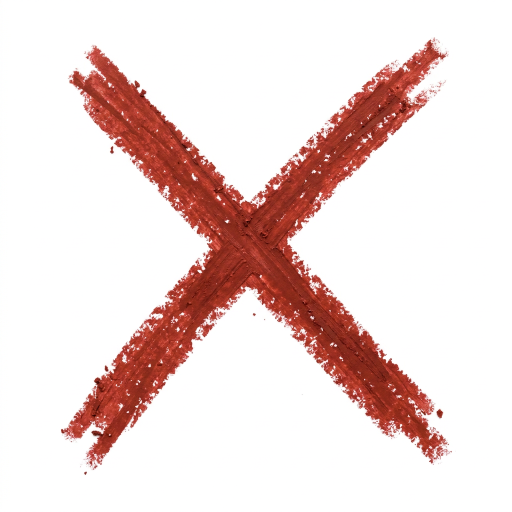
#> input picture assets/ui/crayon-x-higgsfield-original.png, 1024 x 1024 px, found by its file name (shown at 1/2 size)
$ python cut-crayon-x.py
#> lines starting #> are read from the running program, lines starting #| are printed output that depends on the picture
"""Cut assets/ui/crayon-x-higgsfield-original.png (a red crayon X on white) into two transparent strokes:
crayon-x-1.png (top-left to bottom-right, drawn first) and crayon-x-2.png (top-right to bottom-left).
Alpha comes from how far a pixel is from white; each pixel goes to the stroke whose centre line is nearer,
except that the first stroke keeps its whole band (the crossing), so it is whole once drawn."""
from PIL import Image

SRC = 'assets/ui/crayon-x-higgsfield-original.png'
INK = (164, 53, 44)          # #A4352C, the board's red
# the strokes' centre lines in the original (eyeballed ends)
A = ((165, 140), (880, 900))
B = ((875, 95), (140, 880))
SIZE = 240
HALF = 64                    # the first stroke keeps its whole width, the crossing included

def dist(p, line):
    (x1, y1), (x2, y2) = line
    dx, dy = x2 - x1, y2 - y1
    return abs(dy * (p[0] - x1) - dx * (p[1] - y1)) / (dx * dx + dy * dy) ** .5

src = Image.open(SRC).convert('RGB')
#> src is the input picture: PIL image 1024x1024 RGB; mean R, G, B 237.6, 218.1, 215.7
w, h = src.size
#> w = 1024; h = 1024
px = src.load()
layers = [Image.new('RGBA', (w, h)) for _ in range(2)]
lp = [l.load() for l in layers]
for y in range(h):
    for x in range(w):
        r, g, b = px[x, y]
        a = max(0, min(255, round((255 - (g + b) / 2) / (255 - 60) * 255)))
        if a < 12:
            continue
        # the colour without the white mixed in, so the light grainy edges stay red on cream paper
        k = a / 255
        c = tuple(max(0, min(255, round((v - (1 - k) * 255) / k))) for v in (r, g, b)) if k > .2 else INK
        lp[0 if dist((x, y), A) <= HALF or dist((x, y), A) <= dist((x, y), B) else 1][x, y] = (*c, a)
#> after the loop, lp = 2 items

box = layers[0].getbbox()
#> box = (135, 89, 912, 930)
b2 = layers[1].getbbox()
#> b2 = (121, 74, 898, 950)
box = (min(box[0], b2[0]), min(box[1], b2[1]), max(box[2], b2[2]), max(box[3], b2[3]))
#> box = (121, 74, 912, 950)
side = max(box[2] - box[0], box[3] - box[1]) + 16
#> side = 892
cx, cy = (box[0] + box[2]) // 2, (box[1] + box[3]) // 2
sq = (cx - side // 2, cy - side // 2, cx + side // 2, cy + side // 2)
for n, l in enumerate(layers, 1):
    l.crop(sq).resize((SIZE, SIZE), Image.LANCZOS).save(f'assets/ui/crayon-x-{n}.png', optimize=True)
#> this loop made 2 passes
#> pass 1, `l.crop(sq).resize((SIZE, SIZE), Image.LANCZOS).save(f'assets/ui/crayon..`:
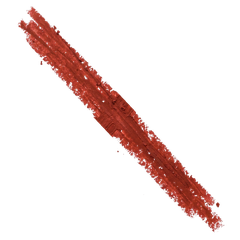
#> saved as crayon-x-1.png: PIL image 240x240 RGBA; mean R, G, B, A 25.7, 8.4, 6.4, 33.7; transparent parts drawn white
#> pass 2, `l.crop(sq).resize((SIZE, SIZE), Image.LANCZOS).save(f'assets/ui/crayon..`:
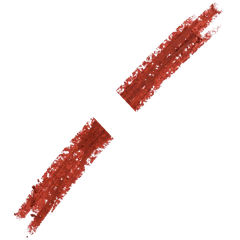
#> saved as crayon-x-2.png: PIL image 240x240 RGBA; mean R, G, B, A 22.6, 7.5, 5.8, 27.3; transparent parts drawn white
print('crop', sq)
#| crop (70, 66, 962, 958)
